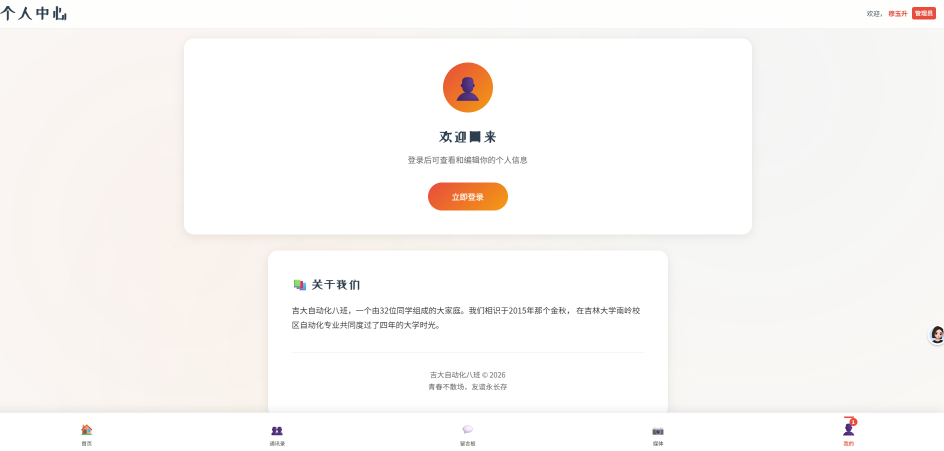
#> input picture 00000000.png, 1888 x 902 px (shown at 1/2 size)
$ python -i utils.py   (imports and definitions only)
#> lines starting #> are read from the running program, lines starting #| are printed output that depends on the picture
"""
通用工具函数
"""

import os
import re
from datetime import datetime

from config import (
    AVATAR_MAX_SIZE, IMAGE_MAX_SIZE, IMAGE_QUALITY, THUMBNAIL_SIZE,
    ALLOWED_EXTENSIONS, CACHE_TTL, PUBLIC_ROUTES
)

try:
    from PIL import Image
    HAS_PIL = True
except ImportError:
    HAS_PIL = False


# ==================== 缓存 ====================

_news_cache = {'data': None, 'timestamp': None}
_alumni_cache = {'data': None, 'timestamp': None}
_ip_location_cache = {}


# [116 lines left out: functions _get_cached_news, _set_cached_news, _get_cached_alumni, _set_cached_alumni, compress_avatar, compress_image, not called in this run]


def create_thumbnail(input_path, output_path, size=THUMBNAIL_SIZE):
    """生成缩略图"""
#> called with input_path = '00000000.png', output_path = 'out.png', size = (800, 800)
    if not HAS_PIL:
        return False
    try:
        img = Image.open(input_path)
#> img is the input picture: PIL image 1888x902 RGBA; mean R, G, B, A 250, 247.5, 245.6, 255

        exif = img._getexif()
        if exif:
            orientation = exif.get(274, 1)
            if orientation == 3:
                img = img.rotate(180, expand=True)
            elif orientation == 6:
                img = img.rotate(270, expand=True)
            elif orientation == 8:
                img = img.rotate(90, expand=True)

        if img.mode in ('RGBA', 'P', 'LA'):
            rgb_img = Image.new('RGB', img.size, (255, 255, 255))
#> rgb_img: PIL image 1888x902 RGB; every value is 255
            rgb_img.paste(img, mask=img.split()[-1] if img.mode == 'RGBA' else None)
            img = rgb_img

        img.thumbnail(size, Image.LANCZOS)
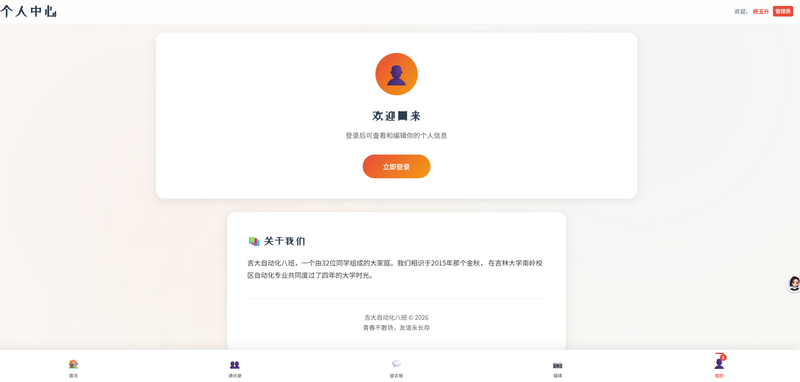
#> img: PIL image 800x382 RGB; mean R, G, B 249.9, 247.4, 245.5
        img.save(output_path, quality=IMAGE_QUALITY, optimize=True)
        return True
    except Exception as e:
        print(f"Thumbnail creation error: {e}")
        return False


# ==================== IP 相关 ====================

# 中英文映射表
_COUNTRY_MAP = {
    'China': '中国', 'United States': '美国', 'Japan': '日本',
    'South Korea': '韩国', 'Germany': '德国', 'France': '法国',
    'United Kingdom': '英国', 'Russia': '俄罗斯', 'Canada': '加拿大',
    'Australia': '澳大利亚', 'Singapore': '新加坡', 'India': '印度',
    'Brazil': '巴西', 'Netherlands': '荷兰', 'Italy': '意大利',
    'Spain': '西班牙', 'Mexico': '墨西哥', 'Indonesia': '印尼',
    'Thailand': '泰国', 'Vietnam': '越南', 'Malaysia': '马来西亚',
    'Philippines': '菲律宾', 'Pakistan': '巴基斯坦', 'Bangladesh': '孟加拉国',
    'Turkey': '土耳其', 'Saudi Arabia': '沙特阿拉伯', 'United Arab Emirates': '阿联酋',
    'Nigeria': '尼日利亚', 'Egypt': '埃及', 'South Africa': '南非',
    'Kenya': '肯尼亚', 'Morocco': '摩洛哥', 'Ghana': '加纳',
    'Tanzania': '坦桑尼亚', 'Ethiopia': '埃塞俄比亚', 'Uganda': '乌干达',
    'Argentina': '阿根廷', 'Colombia': '哥伦比亚', 'Peru': '秘鲁',
    'Chile': '智利', 'Venezuela': '委内瑞拉', 'Ecuador': '厄瓜多尔',
    'Cuba': '古巴', 'Dominican Republic': '多米尼加', 'Guatemala': '危地马拉',
    'Portugal': '葡萄牙', 'Poland': '波兰', 'Belgium': '比利时',
    'Sweden': '瑞典', 'Norway': '挪威', 'Denmark': '丹麦', 'Finland': '芬兰',
    'Austria': '奥地利', 'Switzerland': '瑞士', 'Czech Republic': '捷克',
    'Greece': '希腊', 'Hungary': '匈牙利', 'Romania': '罗马尼亚',
    'Bulgaria': '保加利亚', 'Ukraine': '乌克兰', 'Israel': '以色列',
    'Jordan': '约旦', 'Lebanon': '黎巴嫩', 'Iraq': '伊拉克', 'Iran': '伊朗',
    'Afghanistan': '阿富汗', 'Kazakhstan': '哈萨克斯坦', 'Uzbekistan': '乌兹别克斯坦',
    'Mongolia': '蒙古', 'North Korea': '朝鲜', 'Taiwan': '台湾',
    'Hong Kong': '香港', 'Macau': '澳门',
}

_REGION_MAP = {
    'Beijing': '北京', 'Shanghai': '上海', 'Guangdong': '广东', 'Zhejiang': '浙江',
    'Jiangsu': '江苏', 'Shandong': '山东', 'Sichuan': '四川', 'Henan': '河南',
    'Hubei': '湖北', 'Shaanxi': '陕西', 'Fujian': '福建', 'Liaoning': '辽宁',
    'Tianjin': '天津', 'Chongqing': '重庆', 'Jilin': '吉林', 'Heilongjiang': '黑龙江',
    'Inner Mongolia': '内蒙古', 'Guangxi': '广西', 'Yunnan': '云南', 'Guizhou': '贵州',
    'Xinjiang': '新疆', 'Tibet': '西藏', 'Ningxia': '宁夏', 'Qinghai': '青海',
    'Gansu': '甘肃', 'Hainan': '海南', 'Hunan': '湖南', 'Anhui': '安徽',
    'Jiangxi': '江西', 'Shanxi': '山西', 'Hebei': '河北', 'Taiwan': '台湾',
    'Hong Kong': '香港', 'Macau': '澳门',
    'California': '加利福尼亚', 'New York': '纽约', 'Texas': '得克萨斯',
    'Florida': '佛罗里达', 'Illinois': '伊利诺伊', 'Pennsylvania': '宾夕法尼亚',
    'Ohio': '俄亥俄', 'Georgia': '乔治亚', 'Michigan': '密歇根', 'Arizona': '亚利桑那',
}


# [38 lines left out: functions get_ip_location, get_real_ip, not called in this run]


# ==================== 输入处理 ====================

def allowed_file(filename):
    """检查文件扩展名是否允许"""
    return '.' in filename and filename.rsplit('.', 1)[1].lower() in ALLOWED_EXTENSIONS


# [35 lines left out: functions sanitize_input, is_public_path, haversine_distance, not called in this run]

>>> result = create_thumbnail('00000000.png', 'out.png')
